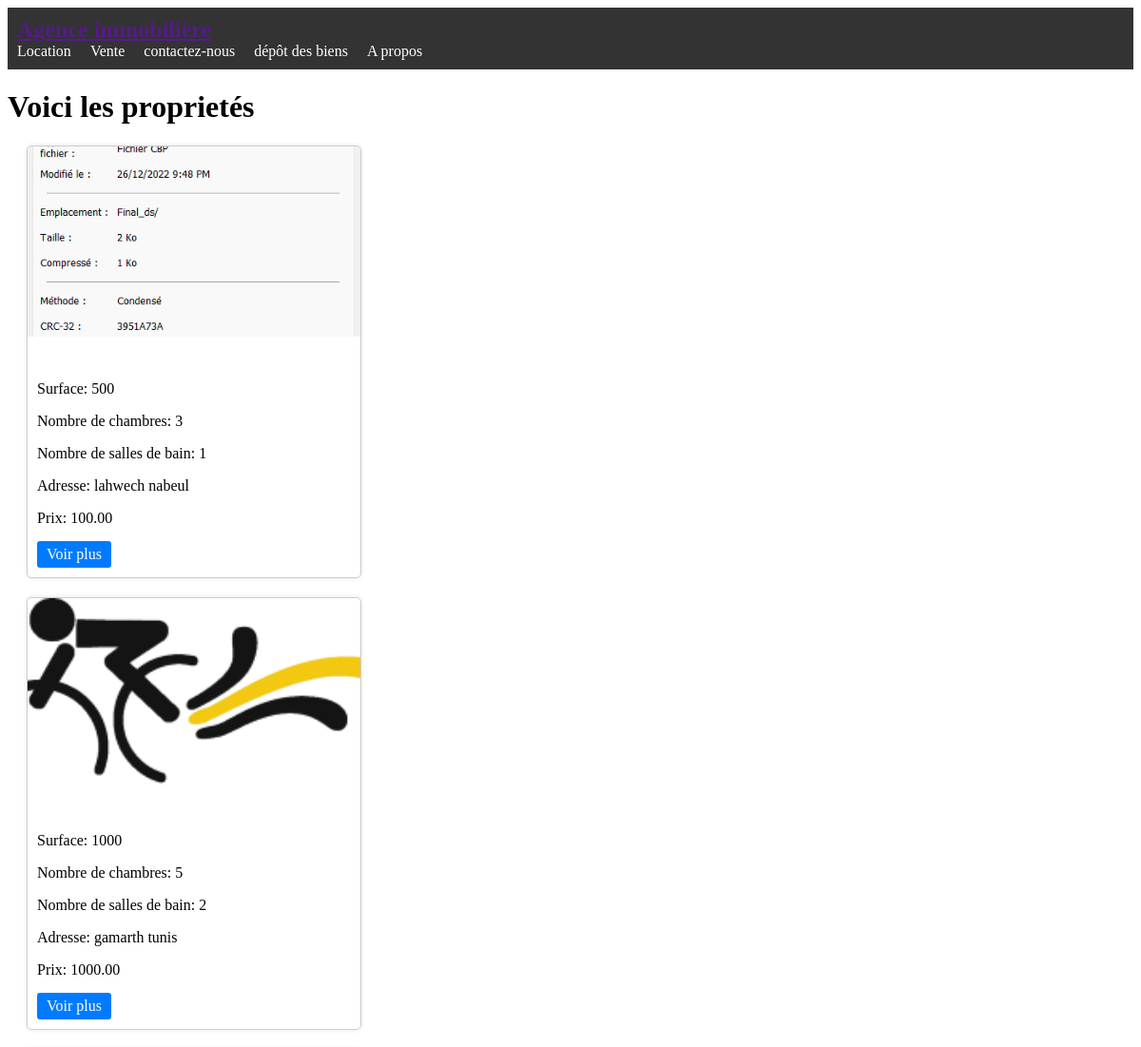
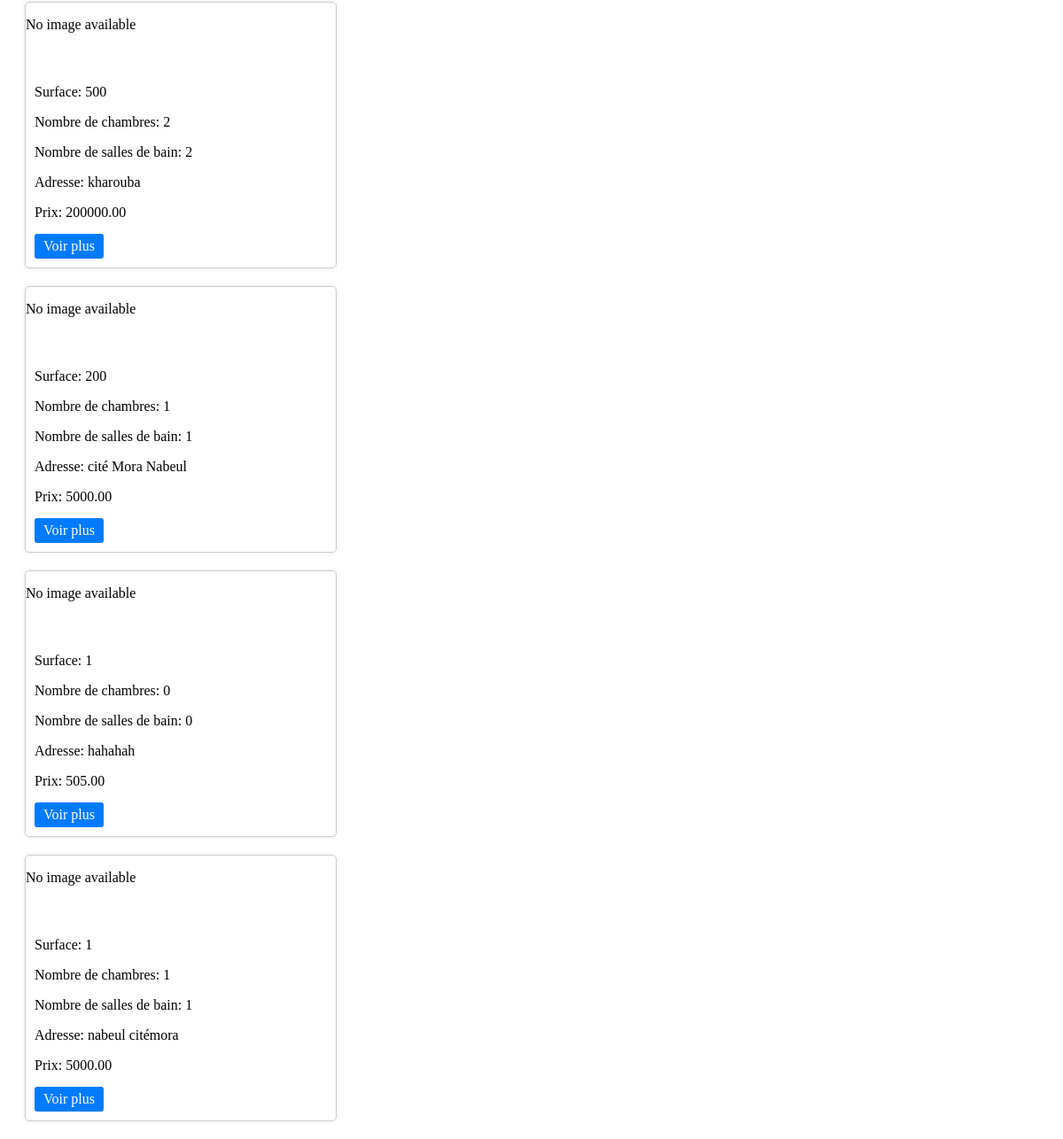
Page /vente on the committed database (2 pictures, top to bottom).
### blog/models.py (models this page shows)
class Offre(models.Model):
    prop_id = models.IntegerField(null=True, blank=True)
    type_proptiete=models.CharField(max_length=20,null=True, blank=True)
    surface = models.CharField(max_length=50, default='')
    nbr_chambre = models.PositiveIntegerField(default=0)
    nbr_sallebain = models.PositiveIntegerField(default=0)
    image = models.ImageField(upload_to='static/image/', height_field=None, width_field=None, max_length=100, blank=True, null=True)
    type=models.CharField(max_length=20, default='')
    address = models.CharField(max_length=20, default='', null=True, blank=True)
    existe = models.BooleanField(default=True)
    date_creation = models.DateTimeField(auto_now_add=True)
    date_modif = models.DateTimeField(auto_now=True)
    price = models.DecimalField(max_digits=10, decimal_places=2, help_text="Prix en dinar")
    class Meta:
     db_table = 'Offre'

### blog/views.py (the view)
# urls.py: path('vente', views.vente, name='vente'),
def vente(request):
    list_offers = Offre.objects.all()
    context = {"list_offers": list_offers}
    return render(request, "vente.html", context)

### blog/templates/vente.html (shortened to what this page needs)
<!DOCTYPE html>
<html lang="en">
<head>
    {% include 'nav.html' %}
</head>
<body>
    <h1>Voici les proprietés </h1>
    <div class="container">
        <div class="row">
            {% for offre in list_offers %}
                {% if offre.type == "vente" %}
                <div class="col-md-4">
                    {% include "carte.html" %}
                  </div>
                {% endif %}
            {% endfor %}
        </div>
    </div>
</body>
</html>

### blog/templates/carte.html (shortened to what this page needs)
{% load static %}
<!DOCTYPE html>
<html lang="en">
<head>
    <link rel="stylesheet" href="{% static 'css/carte.css' %}">
</head>
<body>
    <div class="card">
        {% if offre.image %}
        <img src=" {{ offre.image.url }}" alt="Offre Image">
        {% else %}
        <p>No image available</p>
        {% endif %}
        <div class="card-body">
            <p class="card-text">Surface: {{ offre.surface }}</p>
            <p class="card-text">Nombre de chambres: {{ offre.nbr_chambre }}</p>
            <p class="card-text">Nombre de salles de bain: {{ offre.nbr_sallebain }}</p>
            <p class="card-text">Adresse: {{ offre.address }}</p>
            <p class="card-text">Prix: {{ offre.price }}</p>
            <a href="#" class="btn btn-primary">Voir plus</a>
        </div>
    </div>
</body>
</html>

### static/css/carte.css (style rules this page uses)
.card { width: 100%; max-width: 350px; margin: 20px; border: 1px solid #ccc; border-radius: 5px; overflow: hidden; box-shadow: 0px 0px 5px rgba(0,0,0,0.1); }
.card img { width: 100%; height: 200px; object-fit: cover; }
.card-body { padding: 10px; }
.card-text { font-size: 1rem; margin-bottom: 5px; }
.btn { display: inline-block; padding: 5px 10px; background-color: #007bff; color: #fff; text-decoration: none; border-radius: 3px; margin-top: 10px; transition: all 0.3s ease-in-out; }

### rows in the picture
Offre: image (picture), surface "500", nbr_chambre "3", nbr_sallebain "1", address "lahwech nabeul", price "100.00"
Offre: image (picture), surface "1000", nbr_chambre "5", nbr_sallebain "2", address "gamarth tunis", price "1000.00"
Offre: image "No image available", surface "500", nbr_chambre "2", nbr_sallebain "2", address "kharouba", price "200000.00"
Offre: image "No image available", surface "200", nbr_chambre "1", nbr_sallebain "1", address "cité Mora Nabeul", price "5000.00"
Offre: image "No image available", surface "1", nbr_chambre "0", nbr_sallebain "0", address "hahahah", price "505.00"
Offre: image "No image available", surface "1", nbr_chambre "1", nbr_sallebain "1", address "nabeul citémora", price "5000.00"
